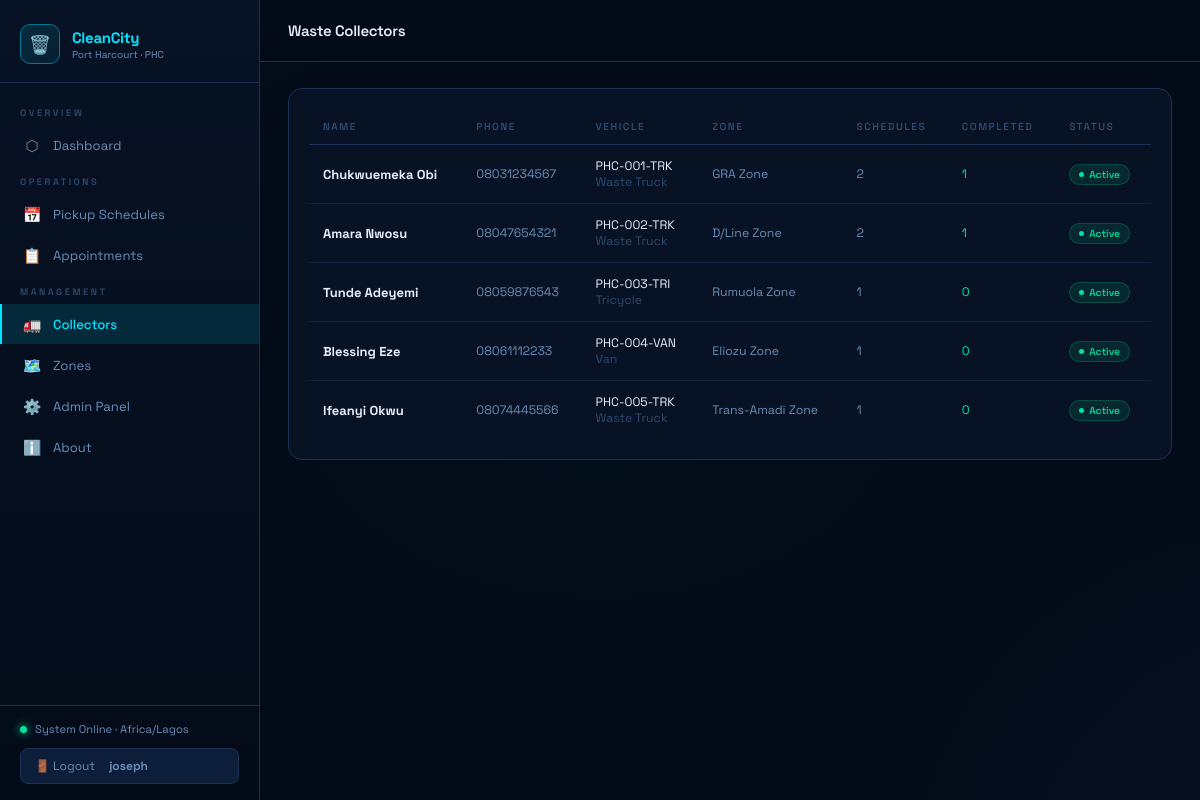
Screenshot of /collectors/ (signed in) with the database file from the repository.
### scheduling/models.py (models this page shows, shortened)
class WasteCollector(models.Model):
    user = models.OneToOneField(User, on_delete=models.CASCADE, null=True, blank=True)
    name = models.CharField(max_length=150)
    phone = models.CharField(max_length=20)
    vehicle_number = models.CharField(max_length=30)
    vehicle_type = models.CharField(max_length=50, choices=[
        ('truck', 'Waste Truck'),
        ('tricycle', 'Tricycle'),
        ('van', 'Van'),
    ], default='truck')
    zone = models.ForeignKey(Zone, on_delete=models.SET_NULL, null=True, related_name='collectors')
    active = models.BooleanField(default=True)
    created_at = models.DateTimeField(auto_now_add=True)
    class Meta:
        ordering = ['name']

class Zone(models.Model):
    name = models.CharField(max_length=100)
    area = models.CharField(max_length=200)
    lga = models.CharField(max_length=100, default='Port Harcourt')
    color = models.CharField(max_length=7, default='#2ecc71')
    active = models.BooleanField(default=True)
    class Meta:
        ordering = ['name']

### scheduling/views.py (the view)
# urls.py: path('collectors/', views.collector_list, name='collector_list'),
@login_required
def collector_list(request):
    collectors = WasteCollector.objects.select_related('zone').annotate(
        total_schedules=Count('schedules'),
        completed=Count('schedules', filter=Q(schedules__status='completed'))
    )
    return render(request, 'scheduling/collector_list.html', {'collectors': collectors})

### scheduling/templates/scheduling/collector_list.html (shortened to what this page needs)
{% extends "scheduling/base.html" %}
{% block page_title %}Waste Collectors{% endblock %}
{% block content %}
<div class="card">
  {% if collectors %}
  <div class="table-wrap">
    <table>
      <thead><tr><th>Name</th><th>Phone</th><th>Vehicle</th><th>Zone</th><th>Schedules</th><th>Completed</th><th>Status</th></tr></thead>
      <tbody>
      {% for c in collectors %}
      <tr>
        <td><strong>{{ c.name }}</strong></td>
        <td style="font-size:0.82rem;color:var(--text-muted)">{{ c.phone }}</td>
        <td style="font-size:0.82rem">{{ c.vehicle_number }}<br><span style="color:var(--text-dim)">{{ c.get_vehicle_type_display }}</span></td>
        <td style="font-size:0.82rem;color:var(--text-muted)">{{ c.zone.name|default:"—" }}</td>
        <td style="font-size:0.82rem;color:var(--text-muted)">{{ c.total_schedules }}</td>
        <td style="font-size:0.82rem;color:var(--green)">{{ c.completed }}</td>
        <td><span class="badge {% if c.active %}badge-completed{% else %}badge-cancelled{% endif %}">{% if c.active %}Active{% else %}Inactive{% endif %}</span></td>
      </tr>
      {% endfor %}
      </tbody>
    </table>
  </div>
  {% else %}
  <div class="empty"><div class="empty-icon">🚛</div><p>No collectors registered. Add them via the <a href="/admin/" style="color:var(--green)">Admin panel</a>.</p></div>
  {% endif %}
</div>
{% endblock %}

### scheduling/templates/scheduling/base.html (shortened to what this page needs)
<!DOCTYPE html>
<html lang="en">
<head>
</head>
<body>
<aside class="sidebar" id="sidebar">
  <div class="sidebar-logo">
    <div class="logo-icon">🗑️</div>
    <div class="logo-text">
      <div class="logo-name">CleanCity</div>
      <div class="logo-sub">Port Harcourt · PHC</div>
    </div>
  </div>
  <nav class="sidebar-nav">
    <div class="nav-section">Overview</div>
    <a href="{% url 'dashboard' %}" class="nav-link {% if request.resolver_match.url_name == 'dashboard' %}active{% endif %}">
      <span class="icon">⬡</span> Dashboard
    </a>
    <div class="nav-section">Operations</div>
    <a href="{% url 'schedule_list' %}" class="nav-link {% if 'schedule' in request.resolver_match.url_name %}active{% endif %}">
      <span class="icon">📅</span> Pickup Schedules
    </a>
    <a href="{% url 'appointment_list' %}" class="nav-link {% if 'appointment' in request.resolver_match.url_name %}active{% endif %}">
      <span class="icon">📋</span> Appointments
    </a>
    <div class="nav-section">Management</div>
    <a href="{% url 'collector_list' %}" class="nav-link {% if 'collector' in request.resolver_match.url_name %}active{% endif %}">
      <span class="icon">🚛</span> Collectors
    </a>
    <a href="{% url 'zone_list' %}" class="nav-link {% if 'zone' in request.resolver_match.url_name %}active{% endif %}">
      <span class="icon">🗺️</span> Zones
    </a>
    <a href="/admin/" class="nav-link">
      <span class="icon">⚙️</span> Admin Panel
    </a>
    <a href="{% url 'about' %}" class="nav-link {% if request.resolver_match.url_name == 'about' %}active{% endif %}">
      <span class="icon">ℹ️</span> About
    </a>
  </nav>
  <div class="sidebar-footer">
    <div class="status-row">
      <span class="status-dot"></span>
      System Online · Africa/Lagos
    </div>
    {% if user.is_authenticated %}
    <form method="post" action="{% url 'logout' %}">
      <button type="submit" class="logout-btn">
        🚪 Logout &nbsp;<strong>{{ user.username }}</strong>
      </button>
    </form>
    {% endif %}
  </div>
</aside>
<main class="main">
  <div class="topbar">
    <div class="topbar-left">
      <div class="topbar-title">{% block page_title %}Dashboard{% endblock %}</div>
    </div>
  </div>
  <div class="content">
    {% block content %}{% endblock %}
  </div>
</main>
</body>
</html>

### rows the page displays
WasteCollector: name "Chukwuemeka Obi", phone "08031234567", vehicle_number "PHC-001-TRK", vehicle_type "Waste Truck", zone.name "GRA Zone", total_schedules "2", completed "1", active "Active"
WasteCollector: name "Amara Nwosu", phone "08047654321", vehicle_number "PHC-002-TRK", vehicle_type "Waste Truck", zone.name "D/Line Zone", total_schedules "2", completed "1", active "Active"
WasteCollector: name "Tunde Adeyemi", phone "08059876543", vehicle_number "PHC-003-TRI", vehicle_type "Tricycle", zone.name "Rumuola Zone", total_schedules "1", completed "0", active "Active"
WasteCollector: name "Blessing Eze", phone "08061112233", vehicle_number "PHC-004-VAN", vehicle_type "Van", zone.name "Eliozu Zone", total_schedules "1", completed "0", active "Active"
WasteCollector: name "Ifeanyi Okwu", phone "08074445566", vehicle_number "PHC-005-TRK", vehicle_type "Waste Truck", zone.name "Trans-Amadi Zone", total_schedules "1", completed "0", active "Active"

### other values shown
{{ user.username }} "joseph"
